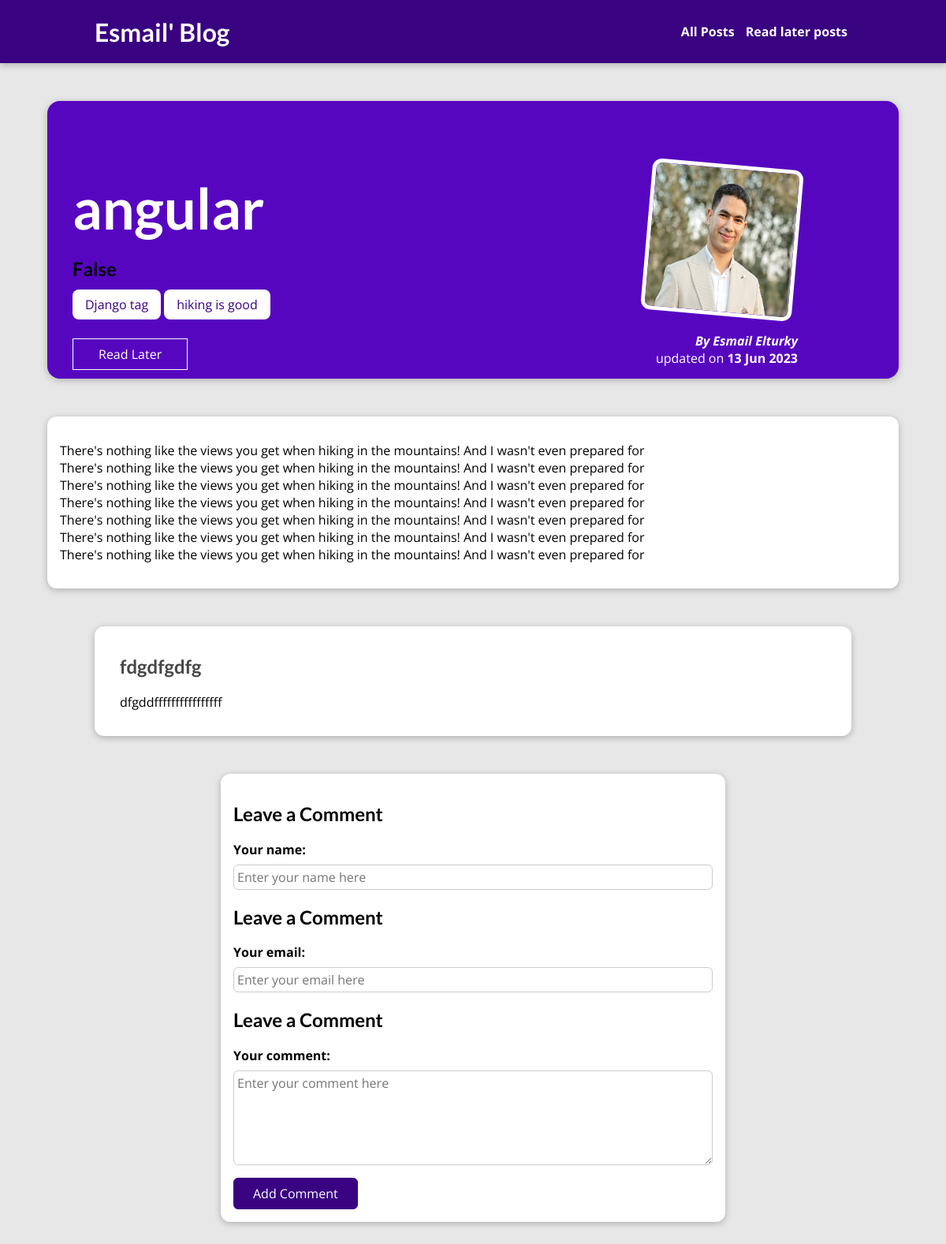
Page /posts/angular on the committed database.
### blog/models.py (models this page shows, shortened)
class Post(models.Model):
    title = models.CharField(max_length=100)
    excerpt = models.CharField(max_length=100)
    image = models.ImageField(upload_to='posts', null=True)
    date = models.DateField(auto_now=True)
    slug = models.SlugField(unique=True, blank=True, null=True)
    content = models.TextField(validators=[MinLengthValidator(10)])
    author = models.ForeignKey(Author, on_delete=models.SET_NULL, null=True, related_name='posts')
    tags = models.ManyToManyField('Tag', related_name='posts')

class Tag(models.Model):
    caption = models.CharField(max_length=20)

class Author(models.Model):
    first_name = models.CharField(max_length=100)
    last_name = models.CharField(max_length=100)
    email_address = models.EmailField()
    def __str__(self):
        return f"{self.first_name} {self.last_name}"

class Comment(models.Model):
    user_name = models.CharField(max_length=100)
    user_email = models.EmailField()
    text = models.TextField(max_length=200)
    post = models.ForeignKey(Post, on_delete=models.CASCADE, related_name='comments')

### blog/views.py (the view, shortened to what this page needs)
# urls.py: path("posts/<slug:slug>", views.SinglePostView.as_view(), name='post_detail_page'),
class SinglePostView(View):
    def get(self, request, slug):
        identified_post = get_object_or_404(Post, slug=slug)
        comment_form = CommentForm()
        comments = identified_post.comments.all().order_by('-id')
        context = {'post': identified_post, 'post_tags': identified_post.tags.all(), 'comment_form': comment_form,
                   'comments': comments}
        if self.request.session.get('saved_posts', []) is not None:
            context["has_read_later_posts"] = str(identified_post.id) in self.request.session.get('saved_posts', [])
        else:
            context["has_read_later_posts"] = True
        return render(request, 'blog/post-detail.html',
                      context)

### blog/forms.py
class CommentForm(ModelForm):
    class Meta:
        model = Comment
        fields = ['user_name', 'user_email', 'text']
    def __init__(self, *args, **kwargs):
        super().__init__(*args, **kwargs)
        self.fields['user_name'].label = "Your name:"
        self.fields['user_email'].label = "Your email:"
        self.fields['text'].label = "Your comment:"
        self.fields['user_name'].widget.attrs.update(
            {'class': 'form-control mb-3', 'placeholder': 'Enter your name here'})
        self.fields['user_email'].widget.attrs.update(
            {'class': 'form-control mb-3', 'placeholder': 'Enter your email here'})
        self.fields['text'].widget.attrs.update(
            {'class': 'form-control mb-3', 'placeholder': 'Enter your comment here', 'rows': 5})

### blog/templates/blog/post-detail.html (shortened to what this page needs)
{% extends "base.html" %}
{% load static %}
{% block styles %}
    <link rel="stylesheet" href="{% static 'blog/post-detail.css' %}">
{% endblock %}
{% block content %}
    <section id="summary">
    <h2>{{ post.title}}</h2>
            <h1>{{ has_read_later_posts }}</h1>
        <div>
            {% for tag in post_tags %}
                <span class="tag">{{ tag.caption }}</span>
            {% endfor %}
            {% if not has_read_later_posts %}
                <div id="read-later">
                    <form action="{% url 'read_later' %}" method="post" style="margin-top: 10px">
                        <button type="submit">Read Later</button>
                    </form>
                </div>
        {% endif %}
        </div>
        <article>
            <article>
                <img src="{{ post.image.url}}" alt="{{ post.title }}">
                <address>By <a href="">{{ post.author }}</a></address>
                <div>updated on <time>{{ post.date|date:"d M Y" }}</time></div>
            </article>
        </article>
    </section>
    <main>
    {{ post.content|linebreaks}}
   </main>
    <section id="comments">
    <ul>
        {% for comment in comments %}
            <li>
            <h2>{{ comment.user_name }}</h2>
            <p>{{ comment.text }}</p>
            </li>
        {% endfor %}
    </ul>
    </section>
        <form action="{% url 'post_detail_page' post.slug %}" method="post" id="comment-form">
            {% for form_field in comment_form %}
<div class="form-control">
<h2>Leave a Comment</h2>
                {{ form_field.label_tag }}
                {{ form_field }}
</div>
            {% endfor %}
        <button type="submit">Add Comment</button>
        </form>
{% endblock %}

### static/app.css (style rules this page uses)
* { box-sizing: border-box; }
html { font-family: 'Open Sans', 'Lato', sans-serif; }
body { margin: 0; }
h1, h2, h3 { font-family: 'Lato', sans-serif; font-weight: bold; }

### blog/static/blog/post-detail.css (style rules this page uses)
body { background-color: #e7e7e7; }
#summary { margin: 8rem auto 3rem auto; padding: 2rem; width: 90%; max-width: 90rem; border-radius: 16px; background-color: #5706c0; position: relative; box-shadow: 0 2px 8px rgba(0, 0, 0, 0.25); height: 22rem; }
#summary h2 { color: white; font-size: 4.5rem; margin-bottom: 0.25rem; }
#summary article { position: absolute; top: 2rem; right: 3rem; padding: 1rem 2rem; border-radius: 12px; text-align: right; color: white; }
#summary article img { width: 12rem; height: 12rem; border-radius: 12px; transform: rotateZ(5deg); border: 5px solid white; margin-bottom: 1rem; }
#summary address { font-weight: bold; }
#summary a { color: white; text-decoration: none; }
#summary time { font-weight: bold; }
#read-later { margin: 2rem 0; }
#read-later button { background-color: transparent; border: 1px solid white; padding: 0.5rem 2rem; font: inherit; color: white; cursor: pointer; }
main { width: 90%; max-width: 90rem; margin: 3rem auto; background-color: white; padding: 1rem; border-radius: 12px; box-shadow: 0 2px 8px rgba(0, 0, 0, 0.25); }
.tag { background-color: white; color: #390281; padding: 0.5rem 1rem; border-radius: 8px; }
#comment-form { margin: 3rem auto; width: 90%; max-width: 40rem; border-radius: 12px; background-color: white; box-shadow: 0 2px 8px rgba(0, 0, 0, 0.25); padding: 1rem; }
#comment-form button { font: inherit; background-color: #390281; color: white; border: 1px solid #390281; padding: 0.5rem 1.5rem; border-radius: 6px; cursor: pointer; }
.form-control { margin-bottom: 1rem; }
.form-control label { font-weight: bold; margin-bottom: 0.5rem; display: block; }
.form-control input, .form-control textarea { display: block; width: 100%; font: inherit; padding: 0.25rem; border-radius: 6px; border: 1px solid #ccc; }
#comments { margin: 3rem auto; width: 90%; max-width: 60rem; border-radius: 12px; background-color: white; box-shadow: 0 2px 8px rgba(0, 0, 0, 0.25); padding: 1rem 2rem; }
#comments ul { list-style: none; margin: 0; padding: 0; }
#comments li { margin-bottom: 1rem; border-bottom: 2px solid #ccc; }
#comments li:last-of-type { border-bottom: none; }
#comments h2 { color: #464646; }

### rows in the picture
Post: title "angular", image (picture), author "Esmail Elturky", date "13 Jun 2023", content "There's nothing like the views you get when hiking in the mountains! And I wasn't even prepared for There's nothing like the views you get when hiking in the mountains! And I wasn't even prepared for There's nothing like the views you get when hiking in the mountains! And I wasn't even prepared for There's nothing like the views you get when hiking in the mountains! And I wasn't even prepared for There's nothing like the views you get when hiking in the mountains! And I wasn't even prepared for There's nothing like the views you get when hiking in the mountains! And I wasn't even prepared for There's nothing like the views you get when hiking in the mountains! And I wasn't even prepared for"
Tag: caption "Django tag"
Tag: caption "hiking is good"
Comment: user_name "fdgdfgdfg", text "dfgddffffffffffffffff"

### other values in the picture
{{ has_read_later_posts }} "False"
